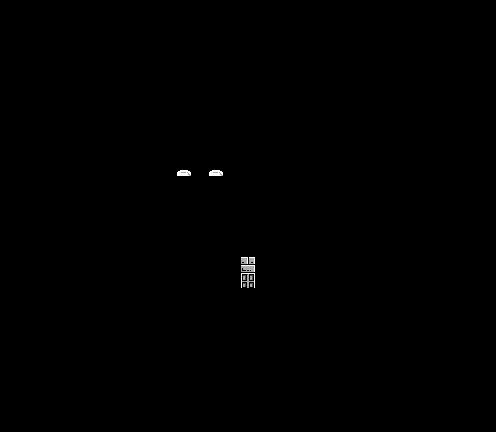

A level layout from a 2D game, rendered from its tile map. Below: a short description, then the map file with its tile-grid data intact:
An orthogonal 31x27 tile map with 16x16 px tiles, 1 tile layer (Top Layer), 2 hidden layers not drawn, 2 tilesets.

<map version="1.2" tiledversion="1.2.0" orientation="orthogonal" renderorder="right-down" width="31" height="27" tilewidth="16" tileheight="16" infinite="0" nextlayerid="7" nextobjectid="1">
 <tileset firstgid="1" source="../../Tilesets/03_hometown_indoors.tsx" />
 <tileset firstgid="31" source="../../Tilesets/00_collision.tsx" />
 <layer id="4" name="Bottom Layer" width="31" height="27" visible="0">
  <data encoding="csv">
1,1,1,1,1,1,1,1,1,1,1,1,1,1,1,1,1,1,1,1,1,1,1,1,1,1,1,1,1,1,1,
1,1,1,1,1,1,1,1,1,1,1,1,1,1,1,1,1,1,1,1,1,1,1,1,1,1,1,1,1,1,1,
1,1,1,1,1,1,1,1,1,1,1,1,1,1,1,1,1,1,1,1,1,1,1,1,1,1,1,1,1,1,1,
1,1,1,1,1,1,1,1,1,1,1,1,1,1,1,1,1,1,1,1,1,1,1,1,1,1,1,1,1,1,1,
1,1,1,1,1,1,1,1,1,1,1,1,1,1,1,1,1,1,1,1,1,1,1,1,1,1,1,1,1,1,1,
1,1,1,1,1,1,1,1,1,1,1,1,1,1,1,1,1,1,1,1,1,1,1,1,1,1,1,1,1,1,1,
1,1,1,1,1,1,1,1,1,1,1,1,1,1,1,1,1,1,1,1,1,1,1,1,1,1,1,1,1,1,1,
1,1,1,1,1,1,1,1,1,1,1,1,1,1,1,1,1,1,1,1,1,1,1,1,1,1,1,1,1,1,1,
1,1,1,1,1,1,1,1,1,1,13,13,13,13,13,13,13,13,13,13,13,1,1,1,1,1,1,1,1,1,1,
1,1,1,1,1,1,1,1,1,1,13,14,15,14,13,14,14,15,14,14,13,1,1,1,1,1,1,1,1,1,1,
1,1,1,1,1,1,1,1,1,1,13,21,7,21,13,16,23,16,23,16,13,1,1,1,1,1,1,1,1,1,1,
1,1,1,1,1,1,1,1,1,1,13,22,7,22,13,11,24,7,24,12,13,1,1,1,1,1,1,1,1,1,1,
1,1,1,1,1,1,1,1,1,1,13,7,7,7,14,7,7,8,7,7,13,1,1,1,1,1,1,1,1,1,1,
1,1,1,1,1,1,1,1,1,1,13,7,7,7,16,7,8,10,8,7,13,1,1,1,1,1,1,1,1,1,1,
1,1,1,1,1,1,1,1,1,1,13,7,7,7,7,7,7,8,7,7,13,1,1,1,1,1,1,1,1,1,1,
1,1,1,1,1,1,1,1,1,1,13,7,7,7,7,7,7,7,7,11,13,1,1,1,1,1,1,1,1,1,1,
1,1,1,1,1,1,1,1,1,1,13,13,13,13,13,13,13,13,13,13,13,1,1,1,1,1,1,1,1,1,1,
1,1,1,1,1,1,1,1,1,1,14,14,14,14,15,25,15,14,14,14,14,1,1,1,1,1,1,1,1,1,1,
1,1,1,1,1,1,1,1,1,1,16,16,16,16,16,26,16,16,16,16,16,1,1,1,1,1,1,1,1,1,1,
1,1,1,1,1,1,1,1,1,1,1,1,1,1,1,1,1,1,1,1,1,1,1,1,1,1,1,1,1,1,1,
1,1,1,1,1,1,1,1,1,1,1,1,1,1,1,1,1,1,1,1,1,1,1,1,1,1,1,1,1,1,1,
1,1,1,1,1,1,1,1,1,1,1,1,1,1,1,1,1,1,1,1,1,1,1,1,1,1,1,1,1,1,1,
1,1,1,1,1,1,1,1,1,1,1,1,1,1,1,1,1,1,1,1,1,1,1,1,1,1,1,1,1,1,1,
1,1,1,1,1,1,1,1,1,1,1,1,1,1,1,1,1,1,1,1,1,1,1,1,1,1,1,1,1,1,1,
1,1,1,1,1,1,1,1,1,1,1,1,1,1,1,1,1,1,1,1,1,1,1,1,1,1,1,1,1,1,1,
1,1,1,1,1,1,1,1,1,1,1,1,1,1,1,1,1,1,1,1,1,1,1,1,1,1,1,1,1,1,1,
1,1,1,1,1,1,1,1,1,1,1,1,1,1,1,1,1,1,1,1,1,1,1,1,1,1,1,1,1,1,1
</data>
 </layer>
 <layer id="5" name="Top Layer" width="31" height="27">
  <data encoding="csv">
30,30,30,30,30,30,30,30,30,30,30,30,30,30,30,30,30,30,30,30,30,30,30,30,30,30,30,30,30,30,30,
30,30,30,30,30,30,30,30,30,30,30,30,30,30,30,30,30,30,30,30,30,30,30,30,30,30,30,30,30,30,30,
30,30,30,30,30,30,30,30,30,30,30,30,30,30,30,30,30,30,30,30,30,30,30,30,30,30,30,30,30,30,30,
30,30,30,30,30,30,30,30,30,30,30,30,30,30,30,30,30,30,30,30,30,30,30,30,30,30,30,30,30,30,30,
30,30,30,30,30,30,30,30,30,30,30,30,30,30,30,30,30,30,30,30,30,30,30,30,30,30,30,30,30,30,30,
30,30,30,30,30,30,30,30,30,30,30,30,30,30,30,30,30,30,30,30,30,30,30,30,30,30,30,30,30,30,30,
30,30,30,30,30,30,30,30,30,30,30,30,30,30,30,30,30,30,30,30,30,30,30,30,30,30,30,30,30,30,30,
30,30,30,30,30,30,30,30,30,30,30,30,30,30,30,30,30,30,30,30,30,30,30,30,30,30,30,30,30,30,30,
30,30,30,30,30,30,30,30,30,30,30,30,30,30,30,30,30,30,30,30,30,30,30,30,30,30,30,30,30,30,30,
30,30,30,30,30,30,30,30,30,30,30,30,30,30,30,30,30,30,30,30,30,30,30,30,30,30,30,30,30,30,30,
30,30,30,30,30,30,30,30,30,30,30,29,30,29,30,30,30,30,30,30,30,30,30,30,30,30,30,30,30,30,30,
30,30,30,30,30,30,30,30,30,30,30,30,30,30,30,30,30,30,30,30,30,30,30,30,30,30,30,30,30,30,30,
30,30,30,30,30,30,30,30,30,30,30,30,30,30,30,30,30,30,30,30,30,30,30,30,30,30,30,30,30,30,30,
30,30,30,30,30,30,30,30,30,30,30,30,30,30,30,30,30,30,30,30,30,30,30,30,30,30,30,30,30,30,30,
30,30,30,30,30,30,30,30,30,30,30,30,30,30,30,30,30,30,30,30,30,30,30,30,30,30,30,30,30,30,30,
30,30,30,30,30,30,30,30,30,30,30,30,30,30,30,30,30,30,30,30,30,30,30,30,30,30,30,30,30,30,30,
30,30,30,30,30,30,30,30,30,30,30,30,30,30,30,28,30,30,30,30,30,30,30,30,30,30,30,30,30,30,30,
30,30,30,30,30,30,30,30,30,30,30,30,30,30,30,25,30,30,30,30,30,30,30,30,30,30,30,30,30,30,30,
30,30,30,30,30,30,30,30,30,30,30,30,30,30,30,30,30,30,30,30,30,30,30,30,30,30,30,30,30,30,30,
30,30,30,30,30,30,30,30,30,30,30,30,30,30,30,30,30,30,30,30,30,30,30,30,30,30,30,30,30,30,30,
30,30,30,30,30,30,30,30,30,30,30,30,30,30,30,30,30,30,30,30,30,30,30,30,30,30,30,30,30,30,30,
30,30,30,30,30,30,30,30,30,30,30,30,30,30,30,30,30,30,30,30,30,30,30,30,30,30,30,30,30,30,30,
30,30,30,30,30,30,30,30,30,30,30,30,30,30,30,30,30,30,30,30,30,30,30,30,30,30,30,30,30,30,30,
30,30,30,30,30,30,30,30,30,30,30,30,30,30,30,30,30,30,30,30,30,30,30,30,30,30,30,30,30,30,30,
30,30,30,30,30,30,30,30,30,30,30,30,30,30,30,30,30,30,30,30,30,30,30,30,30,30,30,30,30,30,30,
30,30,30,30,30,30,30,30,30,30,30,30,30,30,30,30,30,30,30,30,30,30,30,30,30,30,30,30,30,30,30,
30,30,30,30,30,30,30,30,30,30,30,30,30,30,30,30,30,30,30,30,30,30,30,30,30,30,30,30,30,30,30
</data>
 </layer>
 <layer id="6" name="Collision Layer" width="31" height="27" visible="0" opacity="0.5">
  <data encoding="csv">
32,32,32,32,32,32,32,32,32,32,32,32,32,32,32,32,32,32,32,32,32,32,32,32,32,32,32,32,32,32,32,
32,32,32,32,32,32,32,32,32,32,32,32,32,32,32,32,32,32,32,32,32,32,32,32,32,32,32,32,32,32,32,
32,32,32,32,32,32,32,32,32,32,32,32,32,32,32,32,32,32,32,32,32,32,32,32,32,32,32,32,32,32,32,
32,32,32,32,32,32,32,32,32,32,32,32,32,32,32,32,32,32,32,32,32,32,32,32,32,32,32,32,32,32,32,
32,32,32,32,32,32,32,32,32,32,32,32,32,32,32,32,32,32,32,32,32,32,32,32,32,32,32,32,32,32,32,
32,32,32,32,32,32,32,32,32,32,32,32,32,32,32,32,32,32,32,32,32,32,32,32,32,32,32,32,32,32,32,
32,32,32,32,32,32,32,32,32,32,32,32,32,32,32,32,32,32,32,32,32,32,32,32,32,32,32,32,32,32,32,
32,32,32,32,32,32,32,32,32,32,32,32,32,32,32,32,32,32,32,32,32,32,32,32,32,32,32,32,32,32,32,
32,32,32,32,32,32,32,32,32,32,32,32,32,32,32,32,32,32,32,32,32,32,32,32,32,32,32,32,32,32,32,
32,32,32,32,32,32,32,32,32,32,32,32,32,32,32,32,32,32,32,32,32,32,32,32,32,32,32,32,32,32,32,
32,32,32,32,32,32,32,32,32,32,32,31,31,31,32,32,32,32,32,32,32,32,32,32,32,32,32,32,32,32,32,
32,32,32,32,32,32,32,32,32,32,32,32,31,32,32,32,32,31,32,32,32,32,32,32,32,32,32,32,32,32,32,
32,32,32,32,32,32,32,32,32,32,32,31,31,31,32,31,31,31,31,31,32,32,32,32,32,32,32,32,32,32,32,
32,32,32,32,32,32,32,32,32,32,32,31,31,31,32,31,31,32,31,31,32,32,32,32,32,32,32,32,32,32,32,
32,32,32,32,32,32,32,32,32,32,32,31,31,31,31,31,31,31,31,31,32,32,32,32,32,32,32,32,32,32,32,
32,32,32,32,32,32,32,32,32,32,32,31,31,31,31,31,31,31,31,32,32,32,32,32,32,32,32,32,32,32,32,
32,32,32,32,32,32,32,32,32,32,32,32,32,32,32,31,32,32,32,32,32,32,32,32,32,32,32,32,32,32,32,
32,32,32,32,32,32,32,32,32,32,32,32,32,32,32,33,32,32,32,32,32,32,32,32,32,32,32,32,32,32,32,
32,32,32,32,32,32,32,32,32,32,32,32,32,32,32,32,32,32,32,32,32,32,32,32,32,32,32,32,32,32,32,
32,32,32,32,32,32,32,32,32,32,32,32,32,32,32,32,32,32,32,32,32,32,32,32,32,32,32,32,32,32,32,
32,32,32,32,32,32,32,32,32,32,32,32,32,32,32,32,32,32,32,32,32,32,32,32,32,32,32,32,32,32,32,
32,32,32,32,32,32,32,32,32,32,32,32,32,32,32,32,32,32,32,32,32,32,32,32,32,32,32,32,32,32,32,
32,32,32,32,32,32,32,32,32,32,32,32,32,32,32,32,32,32,32,32,32,32,32,32,32,32,32,32,32,32,32,
32,32,32,32,32,32,32,32,32,32,32,32,32,32,32,32,32,32,32,32,32,32,32,32,32,32,32,32,32,32,32,
32,32,32,32,32,32,32,32,32,32,32,32,32,32,32,32,32,32,32,32,32,32,32,32,32,32,32,32,32,32,32,
32,32,32,32,32,32,32,32,32,32,32,32,32,32,32,32,32,32,32,32,32,32,32,32,32,32,32,32,32,32,32,
32,32,32,32,32,32,32,32,32,32,32,32,32,32,32,32,32,32,32,32,32,32,32,32,32,32,32,32,32,32,32
</data>
 </layer>
</map>
